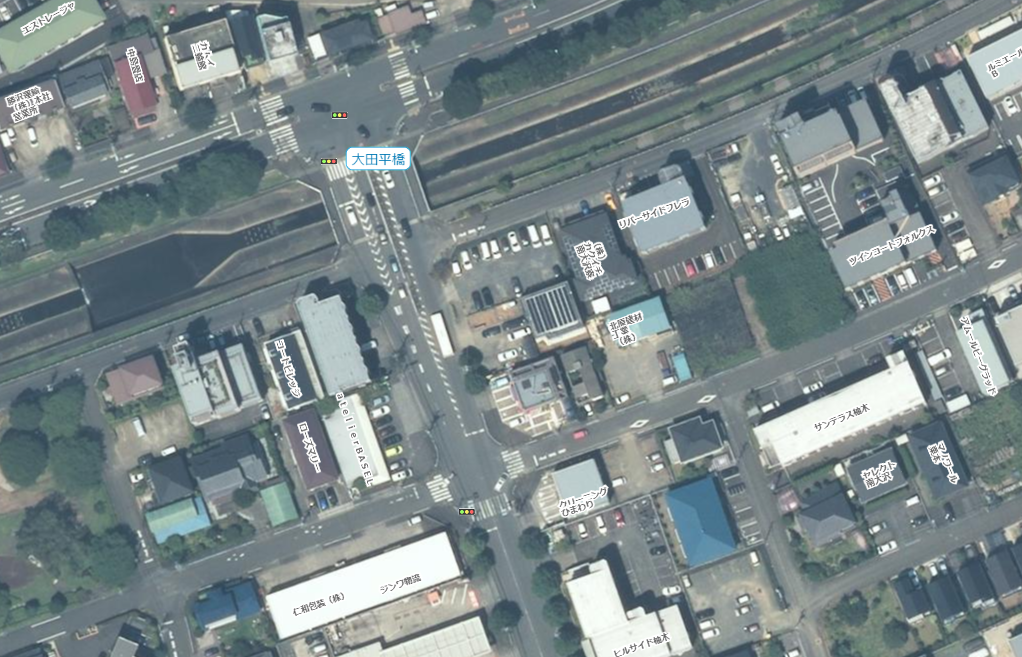
#> input picture image/sample.png, 1022 x 657 px
$ python main.py
#> lines starting #> are read from the running program, lines starting #| are printed output that depends on the picture
### texture_detector.py
from typing import Optional
from typing import Union
from typing import List

import numpy as np
import cv2

from config import Config
from pre_proc.base_preprocessor import BasePreprocessor
from pre_proc.preprocessor import DefaultPreprocessor
from post_proc.base_postprocessor import BasePostprocessor
from post_proc.postprocessor import DefaultPostprocessor
from dct.image_dct import ImageDCT


class TexDet:
    def __init__(self,
                 config: Config,
                 postprocessor: Union[BasePostprocessor, None] = None,
                 preprocessors: Union[List[BasePreprocessor], BasePreprocessor, None] = None):
        self.config = config

        if postprocessor is None:
            self.post = DefaultPostprocessor()
        else:
            self.post = postprocessor

        if preprocessors is None:
            self.pre = [DefaultPreprocessor()]
        elif isinstance(preprocessors, BasePreprocessor):
            self.pre = [preprocessors]
        else:
            self.pre = preprocessors

        self.dct = ImageDCT(config)
        self.cells = None

    def run(self, path_or_list: Union[List[str], str]) -> np.ndarray:
#> called with path_or_list = 'image/sample.png'
        if isinstance(path_or_list, list):
            pass
        elif isinstance(path_or_list, str):
            return self._proc_img(path_or_list)

    def _proc_img(self, path: str) -> np.ndarray:
#> called with path = 'image/sample.png'
        img = cv2.imread(path)
#> img is the input picture: shape (657, 1022, 3); mean B, G, R 137.3, 135.2, 122.8
        for preprop in self.pre:
            img = preprop.run(img)

        self.cells = self.dct.run_dct(img)
        scores = np.zeros(self.config.calc_cell_alignment(img.shape))

        for cell_i in range(self.cells.shape[0]):
            for cell_j in range(self.cells.shape[1]):
                scores[cell_i, cell_j] = self.post.detect(self.cells[cell_i, cell_j])
        return scores

### pre_proc/preprocessor.py
import numpy as np

from pre_proc.base_preprocessor import BasePreprocessor

import cv2


class DefaultPreprocessor(BasePreprocessor):
    def run(self, data: np.ndarray) -> np.ndarray:
        data = cv2.cvtColor(data, cv2.COLOR_BGR2GRAY)
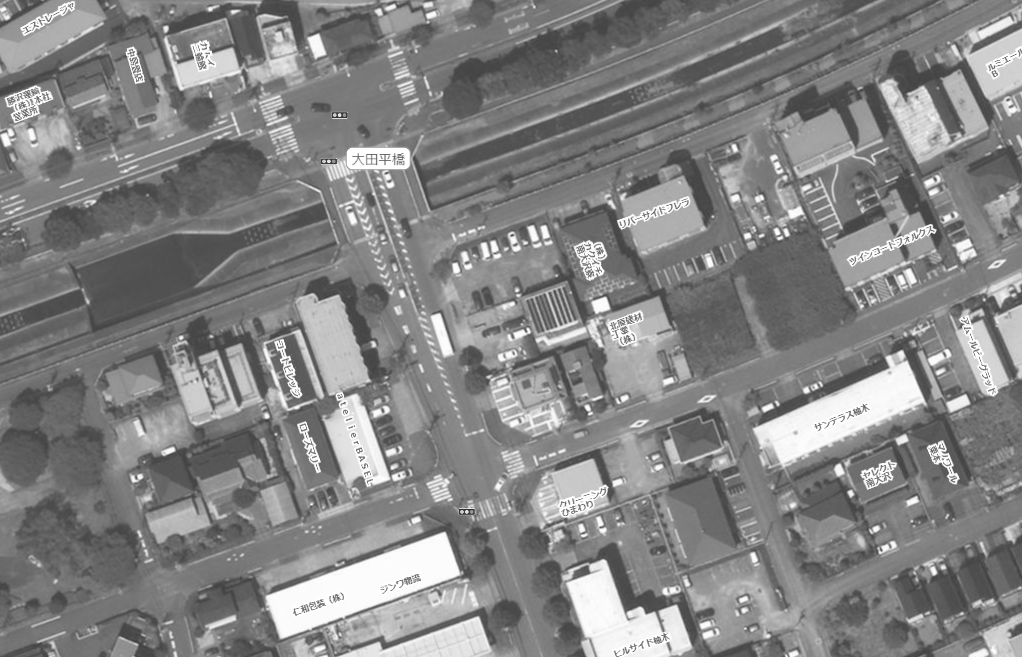
#> data: shape (657, 1022); min 43, max 255, mean 131.7
        return data

### dct/image_dct.py
import numpy as np
import scipy.fft as fft

from config import Config


class ImageDCT:
    def __init__(self, config: Config):
        self.config = config

    def run_dct(self, arr: np.ndarray) -> np.ndarray:
        c_size = self.config.cell_size
        cell_alignment = self.config.calc_cell_alignment(arr.shape)
#> cell_alignment = (20, 31)
        out_size = (cell_alignment[0], cell_alignment[1], c_size, c_size)
#> out_size = (20, 31, 32, 32)
        cell_arr = np.zeros(out_size, dtype=self.config.dct_data_type)

        for cell_i in range(out_size[0]):
            for cell_j in range(out_size[1]):
                slice_i = slice(cell_i * c_size, (cell_i + 1) * c_size)
                slice_j = slice(cell_j * c_size, (cell_j + 1) * c_size)
                cell = arr[slice_i, slice_j]
                dct_cell = self._dct_2d(cell)
                cell_arr[cell_i, cell_j] = dct_cell
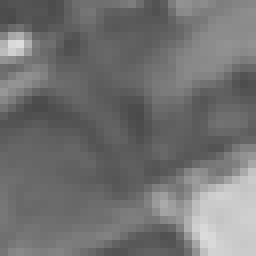
#> cell: shape (32, 32) (shown 8 times larger); min 73, max 220, mean 114.2
#> the loop in _proc_img, `for cell_i in range(self.cells.shape[0]):` made 20 passes
#> after the loop in _proc_img, `for cell_i in range(self.cells.shape[0]):`:
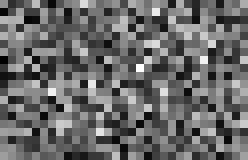
#> scores: shape (20, 31) float64 (shown 8 times larger); min 0.0738, max 3.98, mean 1.69; drawn with min black and max white
        return cell_arr

    def _dct_2d(self, arr: np.ndarray) -> np.ndarray:
        arr = arr.astype(dtype=self.config.dct_data_type)
        arr -= np.mean(arr)
        vertical = fft.dct(arr, axis=0)
        horizontal = fft.dct(arr, axis=1)
        return np.sqrt(vertical*vertical + horizontal*horizontal)

### post_proc/postprocessor.py
from typing import Tuple
import numpy as np
import scipy.ndimage as sn

from config import StripPPConfig
from post_proc.base_postprocessor import BasePostprocessor


class DefaultPostprocessor(BasePostprocessor):
    def __init__(self):
        pass

    def detect(self, cell: np.ndarray) -> float:
        return float(np.max(cell))


class StripPP(BasePostprocessor):
    def __init__(self, spp_config: StripPPConfig):
        self.spp_config = spp_config
        self.prof_slice = slice(self.spp_config.min_pattern_freq_index, self.spp_config.max_pattern_freq_index)

    def detect(self, cell: np.ndarray) -> float:
        vertical_res = self._detect(cell, 0)
        horizontal_res = self._detect(cell, 1)
        return np.linalg.norm(np.array([vertical_res[0], horizontal_res[0]]))

    def _detect(self, cell: np.ndarray, axis: int) -> Tuple[float, int]:
        prof = self.calc_smoothed_profile(cell, axis)
        search_res = self._try_search_first_peak_index(prof)
        if not search_res[0]:
            return 0.0, -1

        peak_val = prof[search_res[1]]

        peak_sigma = self._calc_peak_sigma(peak_val, prof.mean(), prof.std())
        return peak_sigma, search_res[1]

    def calc_smoothed_profile(self, data: np.ndarray, axis: int) -> np.ndarray:
        prof = np.mean(data, axis=axis)[self.prof_slice]
        if self.spp_config.sigma <= 0:
            return prof
        prof = sn.gaussian_filter1d(prof, self.spp_config.sigma, mode="constant", cval=0.0)
        return prof

    def _try_search_first_peak_index(self, profile: np.ndarray) -> Tuple[bool, int]:
        sharpness = np.zeros(len(profile), dtype=np.float64)
        for i in range(1, len(profile) - 1):
            _prev = profile[i-1]
            _curr = profile[i]
            _next = profile[i+1]
            sharpness[i] = 2 * _curr / (_prev + _next)

        if np.max(sharpness) > 0:
            return True, int(np.argmax(sharpness))
        return False, -1

    @staticmethod
    def _calc_peak_sigma(x: float, mean: float, std: float) -> float:
        return (x - mean) / std

### graphix.py
from typing import Optional
import numpy as np
import matplotlib.pyplot as plt

from config import Config


def show_overlay_score(img: np.ndarray, score: np.ndarray, config: Config):
    cell_mask = np.zeros(img.shape[0:2], dtype=np.float32)
    cell_alignment = config.calc_cell_alignment(img.shape)
    cell_mask[0: config.cell_size * cell_alignment[0], 0: config.cell_size * cell_alignment[1]] = 0.5

    score_arr = np.zeros(img.shape[0:2], dtype=np.float32)
    for cell_i in range(cell_alignment[0]):
        for cell_j in range(cell_alignment[1]):
            slice_i = slice(cell_i * config.cell_size, (cell_i + 1) * config.cell_size)
            slice_j = slice(cell_j * config.cell_size, (cell_j + 1) * config.cell_size)
            score_arr[slice_i, slice_j] = score[cell_i, cell_j]
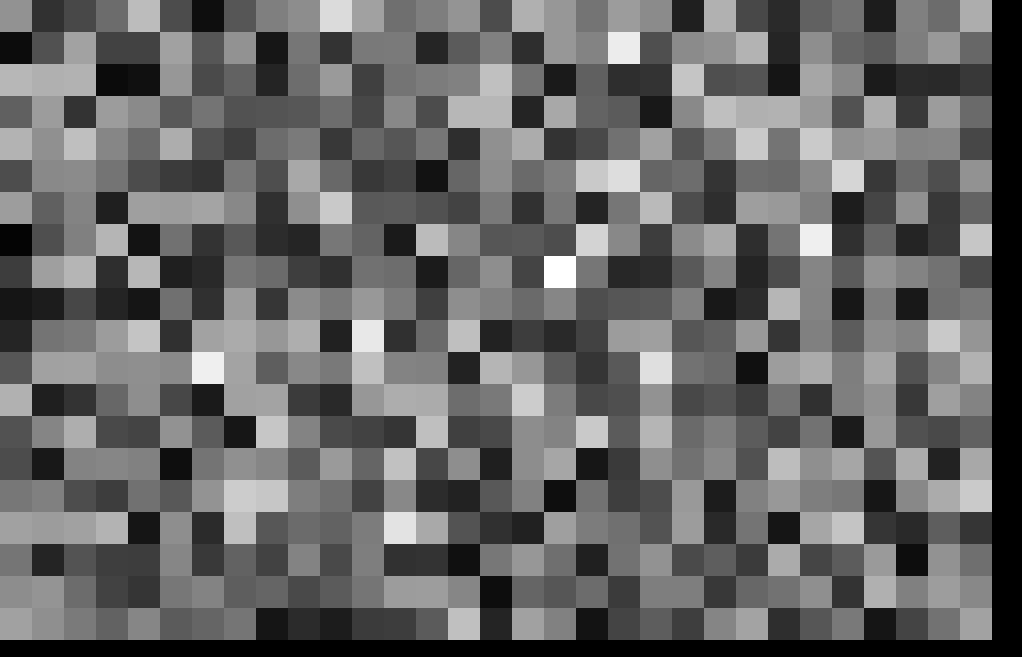
#> score_arr: shape (657, 1022) float32; min 0, max 3.98, mean 1.6; drawn with min black and max white

    plt.imshow(img)
    plt.imshow(score_arr, cmap="jet", alpha=cell_mask)
    plt.show()


def show_profile(vert: np.ndarray, hori: np.ndarray, prof_slice: Optional[slice] = None):
    if prof_slice is None:
        x_range = np.arange(len(vert))
    else:
        x_range = np.arange(prof_slice.start, prof_slice.stop)

    plt.plot(x_range, vert, label="Vertical")
    plt.plot(x_range, hori, label="Horizontal")
    plt.legend()
    plt.show()
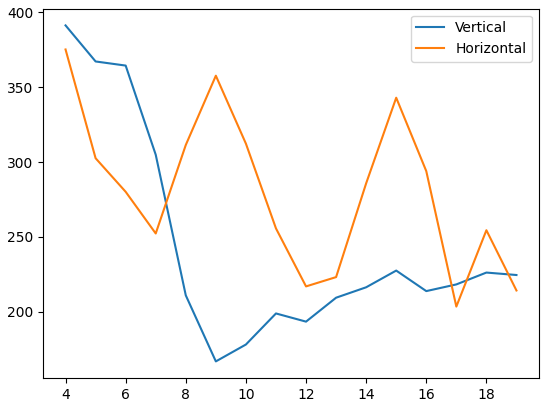
#> figure drawn by matplotlib, 1 panel; curve peaks at x = 4, y = 391.4; curve peaks at x = 4, y = 375.3

### config.py
from typing import Tuple
from dataclasses import dataclass

import numpy as np


@dataclass
class Config:
    dct_data_type: type = np.float32
    cell_size: int = 32

    def calc_cell_alignment(self, arr_shape: Tuple[int, int]) -> Tuple[int, int]:
        return arr_shape[0] // self.cell_size, arr_shape[1] // self.cell_size


@dataclass
class StripPPConfig:
    sigma: float
    std_thresh: float
    min_pattern_freq_index: int
    """
    検出するテクスチャパターンの最大スケール。セル全体のの長さに対して、`1 / min_pattern_freq_index` より大きいパターンを無視する。
    """

    max_pattern_freq_index: int
    """
    検出するテクスチャパターンの最小スケール。セル全体のの長さに対して、`1 / max_pattern_freq_index` より小さいパターンを無視する。
    """

### main.py
import cv2

from texture_detector import TexDet
from config import Config
from config import StripPPConfig
import graphix
from post_proc.postprocessor import StripPP

if __name__ == "__main__":
    ipath = "image/sample.png"
    conf = Config()
    spp_config = StripPPConfig(
        sigma=0.1,
        std_thresh=1.0,
        min_pattern_freq_index=4,
        max_pattern_freq_index=20
    )
    spp = StripPP(spp_config)
    texdet = TexDet(conf, postprocessor=spp)
    score = texdet.run(ipath)

    img = cv2.cvtColor(cv2.imread(ipath), cv2.COLOR_BGR2RGB)
    graphix.show_overlay_score(img, score, conf)


    v = spp.calc_smoothed_profile(texdet.cells[2, 12], 0)
    h = spp.calc_smoothed_profile(texdet.cells[2, 12], 1)
    graphix.show_profile(v, h, spp.prof_slice)
